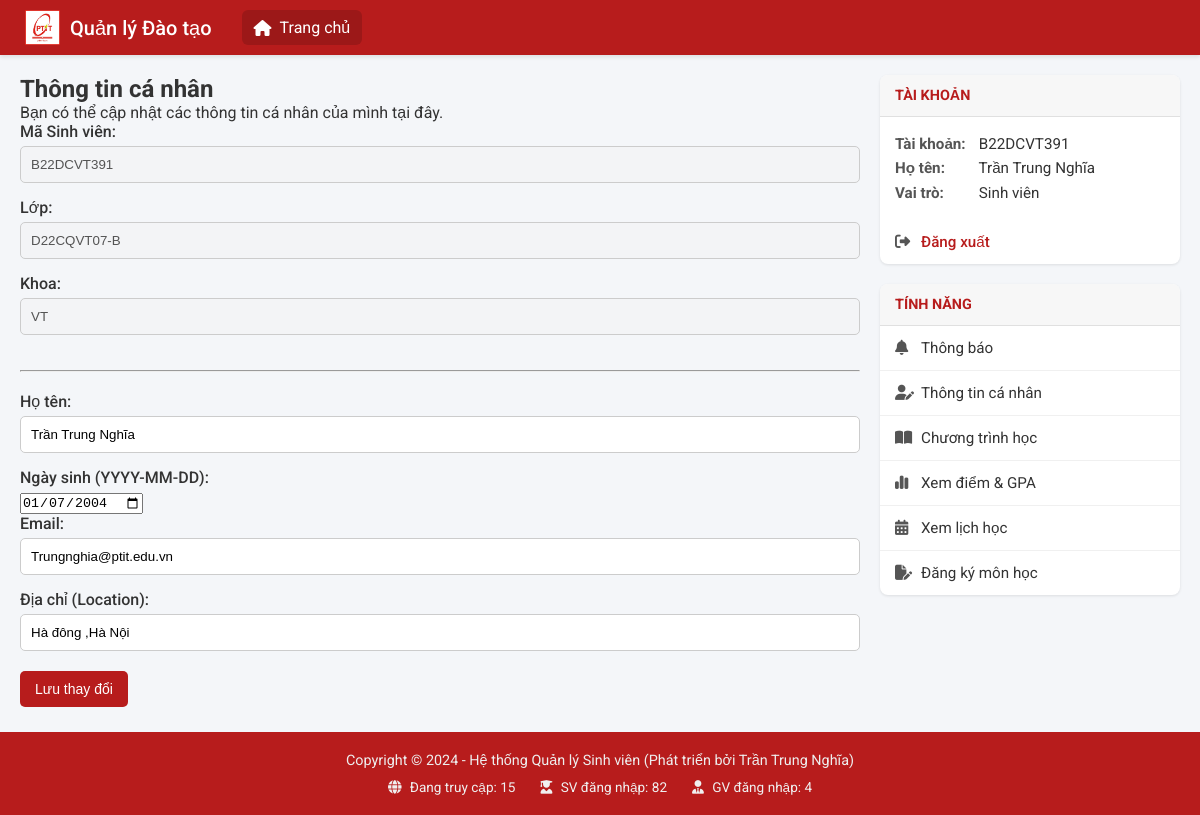
Page /student/profile (signed in) on the committed database.
### api/index.py (models this page shows, shortened)
class SinhVien(db.Model):
    __tablename__ = 'sinh_vien'
    ma_sv = db.Column(db.String(50), db.ForeignKey('tai_khoan.username', ondelete='CASCADE'), primary_key=True)
    ho_ten = db.Column(db.String(100), nullable=False)
    ngay_sinh = db.Column(db.Date)
    lop = db.Column(db.String(50))
    khoa = db.Column(db.String(100))
    email = db.Column(db.String(150), unique=True, nullable=True)
    location = db.Column(db.String(200), nullable=True) # (Địa chỉ/Vị trí)
    tai_khoan = db.relationship('TaiKhoan', backref=db.backref('sinh_vien', uselist=False, cascade='all, delete-orphan'), foreign_keys=[ma_sv])
    ket_qua_list = db.relationship('KetQua', backref='sinh_vien', lazy=True, cascade='all, delete-orphan', foreign_keys='KetQua.ma_sv')

class TaiKhoan(UserMixin, db.Model):
    __tablename__ = 'tai_khoan'
    username = db.Column(db.String(50), primary_key=True) #
    password = db.Column(db.String(255), nullable=False) #
    vai_tro = db.Column(db.Enum(VaiTroEnum), nullable=False)

### api/index.py (the view, shortened to what this page needs)
@app.route('/student/profile', methods=['GET', 'POST']) # <-- THÊM METHODS
@login_required
@role_required(VaiTroEnum.SINHVIEN)
def student_profile():
    sinh_vien = SinhVien.query.get_or_404(current_user.username)
    return render_template('student_profile.html', sv=sinh_vien)

### api/index.py (called while the page is built)
@login_manager.user_loader
def load_user(user_id):
    return TaiKhoan.query.get(user_id)

def role_required(vai_tro_enum):
    def decorator(f):
        @wraps(f)
        def decorated_function(*args, **kwargs):
            if not current_user.is_authenticated:
                return redirect(url_for('login'))
            if current_user.vai_tro != vai_tro_enum:
                abort(403)
            return f(*args, **kwargs)
        return decorated_function
    return decorator

### templates/student_profile.html (shortened to what this page needs)
{% extends "_layout.html" %}
{% block content %}
    <h2>Thông tin cá nhân</h2>
    <p>Bạn có thể cập nhật các thông tin cá nhân của mình tại đây.</p>
    <form method="POST" action="{{ url_for('student_profile') }}">
        <p>
            <label>Mã Sinh viên:</label>
            <input type="text" value="{{ sv.ma_sv }}" disabled>
        </p>
        <p>
            <label>Lớp:</label>
            <input type="text" value="{{ sv.lop }}" disabled>
        </p>
        <p>
            <label>Khoa:</label>
            <input type="text" value="{{ sv.khoa }}" disabled>
        </p>
        <hr style="margin: 20px 0;">
        <p>
            <label for="ho_ten">Họ tên:</label>
            <input type="text" name="ho_ten" id="ho_ten" value="{{ sv.ho_ten or '' }}" required>
        </p>
        <p>
            <label for="ngay_sinh">Ngày sinh (YYYY-MM-DD):</label>
            <input type="date" name="ngay_sinh" id="ngay_sinh" value="{{ sv.ngay_sinh.strftime('%Y-%m-%d') if sv.ngay_sinh else '' }}" required>
        </p>
        <p>
            <label for="email">Email:</label>
            <input type="text" name="email" id="email" value="{{ sv.email or '' }}">
        </p>
        <p>
            <label for="location">Địa chỉ (Location):</label>
            <input type="text" name="location" id="location" value="{{ sv.location or '' }}">
        </p>
        <p>
            <input type="submit" value="Lưu thay đổi">
        </p>
    </form>
{% endblock %}

### templates/_layout.html (shortened to what this page needs)
<!DOCTYPE html>
<html lang="vi">
<head>
    <link rel="stylesheet" href="https://cdnjs.cloudflare.com/ajax/libs/font-awesome/6.5.1/css/all.min.css">
</head>
<body>
    <header class="app-header">
        <div class="header-logo">
            <img src="{{ url_for('static', filename='logo.png') }}" alt="Logo">
            <a href="{{ url_for('home') }}" class="header-logo-text">Quản lý Đào tạo</a>
        </div>
        <nav class="header-nav">
            <a href="{{ url_for('home') }}" class="active">
                <i class="fa-solid fa-house"></i>
                <span>Trang chủ</span>
            </a>
            </nav>
    </header>
    <div class="app-container">
        <main class="main-content">
            {% block content %}{% endblock %}
        </main>
        <aside class="sidebar-right">
            {% if current_user.is_authenticated %}
                <div class="sidebar-group">
                    <h3 class="sidebar-header">Tài khoản</h3>
                    <div class="sidebar-content">
                        <strong>Tài khoản:</strong> {{ current_user.username }}<br>
                        <strong>Họ tên:</strong> {{ current_user.sinh_vien.ho_ten if current_user.sinh_vien else 'Giáo vụ' }}<br>
                        <strong>Vai trò:</strong> {{ 'Sinh viên' if current_user.vai_tro.value == 'SINHVIEN' else 'Giáo viên' }}
                    </div>
                    <nav class="sidebar-nav">
                        <a href="{{ url_for('logout') }}" class="logout-link">
                            <i class="fa-solid fa-right-from-bracket"></i>
                            Đăng xuất
                        </a>
                    </nav>
                </div>
                <div class="sidebar-group">
                    <h3 class="sidebar-header">Tính năng</h3>
                    <nav class="sidebar-nav">
                    {% if current_user.vai_tro.value == 'SINHVIEN' %}
                        <a href="{{ url_for('student_dashboard') }}"><i class="fa-solid fa-bell"></i> Thông báo</a>
                        <a href="{{ url_for('student_profile') }}"><i class="fa-solid fa-user-pen"></i> Thông tin cá nhân</a>
                        <a href="#"><i class="fa-solid fa-book-open"></i> Chương trình học</a>
                        <a href="{{ url_for('student_grades') }}"><i class="fa-solid fa-chart-simple"></i> Xem điểm & GPA</a>
                        <a href="#"><i class="fa-solid fa-calendar-days"></i> Xem lịch học</a>
                        <a href="#"><i class="fa-solid fa-file-pen"></i> Đăng ký môn học</a>
                    {% endif %}
                    </nav>
                </div>
            {% endif %}
        </aside>
    </div>
    <footer class="app-footer">
        <p>Copyright &copy; 2024 - Hệ thống Quản lý Sinh viên (Phát triển bởi Trần Trung Nghĩa)</p>
        <div class="footer-stats">
            <span><i class="fa-solid fa-globe"></i> Đang truy cập: 15</span>
            <span><i class="fa-solid fa-user-graduate"></i> SV đăng nhập: 82</span>
            <span><i class="fa-solid fa-user-tie"></i> GV đăng nhập: 4</span>
        </div>
    </footer>
</body>
</html>

### templates/_layout.html (style rules this page uses)
.btn, input[type="submit"], .btn-export { display: inline-block; padding: 8px 15px; background-color: var(--primary-color); color: white; font-weight: bold; border: none; border-radius: 5px; cursor: pointer; text-decoration: none; font-size: 14px; text-align: center; transition: background-color 0.2s, opacity 0.2s; margin: 5px 0; }
:root { --primary-color: #b71c1c; --light-gray: #f4f6f9; --border-color: #e0e0e0; --card-shadow: 0 1px 3px rgba(0,0,0,0.1); }
* { box-sizing: border-box; margin: 0; padding: 0; }
html { height: 100%; }
body { font-family: 'Roboto', sans-serif; background-color: var(--light-gray); display: flex; flex-direction: column; min-height: 100vh; color: #333; }
.app-header { background-color: var(--primary-color); color: white; padding: 0 25px; display: flex; align-items: center; height: 55px; box-shadow: 0 2px 4px rgba(0,0,0,0.1); }
.header-logo { display: flex; align-items: center; gap: 10px; }
.header-logo img { height: 35px; }
.header-logo-text { font-size: 1.25rem; font-weight: 500; color: white; text-decoration: none; }
.header-nav { margin-left: 30px; display: flex; gap: 15px; }
.header-nav a { color: white; text-decoration: none; font-size: 1rem; display: flex; align-items: center; gap: 8px; padding: 8px 12px; border-radius: 6px; transition: background-color 0.2s; }
.header-nav a:hover, .header-nav a.active { background-color: rgba(0,0,0,0.15); }
.app-container { display: flex; flex: 1; width: 100%; max-width: 1400px; margin: 20px auto; gap: 20px; padding: 0 20px; }
.main-content { flex: 3; min-width: 0; }
.sidebar-right { flex: 1; min-width: 300px; }
.app-footer { background-color: var(--primary-color); color: #eee; padding: 20px; text-align: center; font-size: 0.9rem; margin-top: auto; }
.footer-stats { display: flex; justify-content: center; gap: 25px; margin-top: 10px; font-size: 0.85rem; color: #f0f0f0; }
.footer-stats span i { margin-right: 5px; }
.sidebar-group { background: #fff; border-radius: 8px; box-shadow: var(--card-shadow); margin-bottom: 20px; overflow: hidden; }
.sidebar-header { background-color: #f7f7f7; border-bottom: 1px solid var(--border-color); color: var(--primary-color); padding: 12px 15px; margin: 0; font-size: 0.9em; font-weight: 700; text-transform: uppercase; }
.sidebar-content { padding: 15px; font-size: 0.95rem; line-height: 1.6; }
.sidebar-content strong { display: inline-block; min-width: 80px; color: #555; }
.sidebar-nav a { display: block; text-decoration: none; color: #333; padding: 13px 15px; border-bottom: 1px solid #f0f0f0; font-size: 0.95rem; transition: background-color 0.2s; display: flex; align-items: center; gap: 10px; }
.sidebar-nav a i { color: #555; width: 16px; }
.sidebar-nav a:last-child { border-bottom: none; }
.sidebar-nav a.logout-link { color: var(--primary-color); font-weight: 500; }
form label { display: block; font-weight: 500; margin-bottom: 5px; }
form input[type="text"], form input[type="password"] { width: 100%; padding: 10px; border: 1px solid #ccc; border-radius: 5px; margin-bottom: 15px; }
form input[type="submit"] { background: var(--primary-color); color: white; border: none; padding: 10px 15px; border-radius: 5px; cursor: pointer; font-weight: 500; }

### rows in the picture
SinhVien: ma_sv "B22DCVT391", lop "D22CQVT07-B", khoa "VT", ho_ten "Trần Trung Nghĩa", ngay_sinh "01/07/2004", email "Trungnghia@ptit.edu.vn", location "Hà đông ,Hà Nội", sinh_vien "Trần Trung Nghĩa"
TaiKhoan: username "B22DCVT391", vai_tro "Sinh viên"
